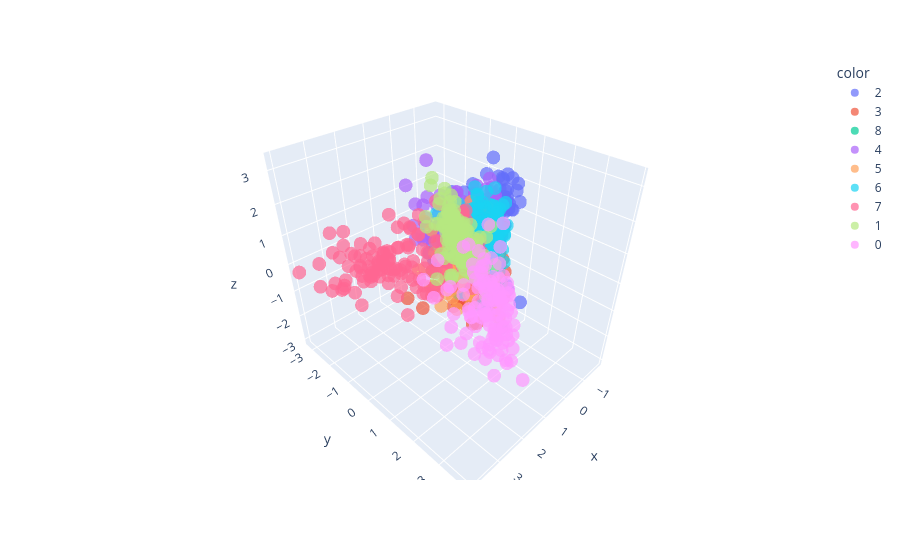

The notebook cell saved with this chart:
### Code cell
test_cifar9_features_tail = pca_full.transform(test_cifar9_features)

print("Проецирование всех test данных:")
plot_embedding_3d(test_cifar9_features_tail, test_cifar9_gt_preds.astype(str))
